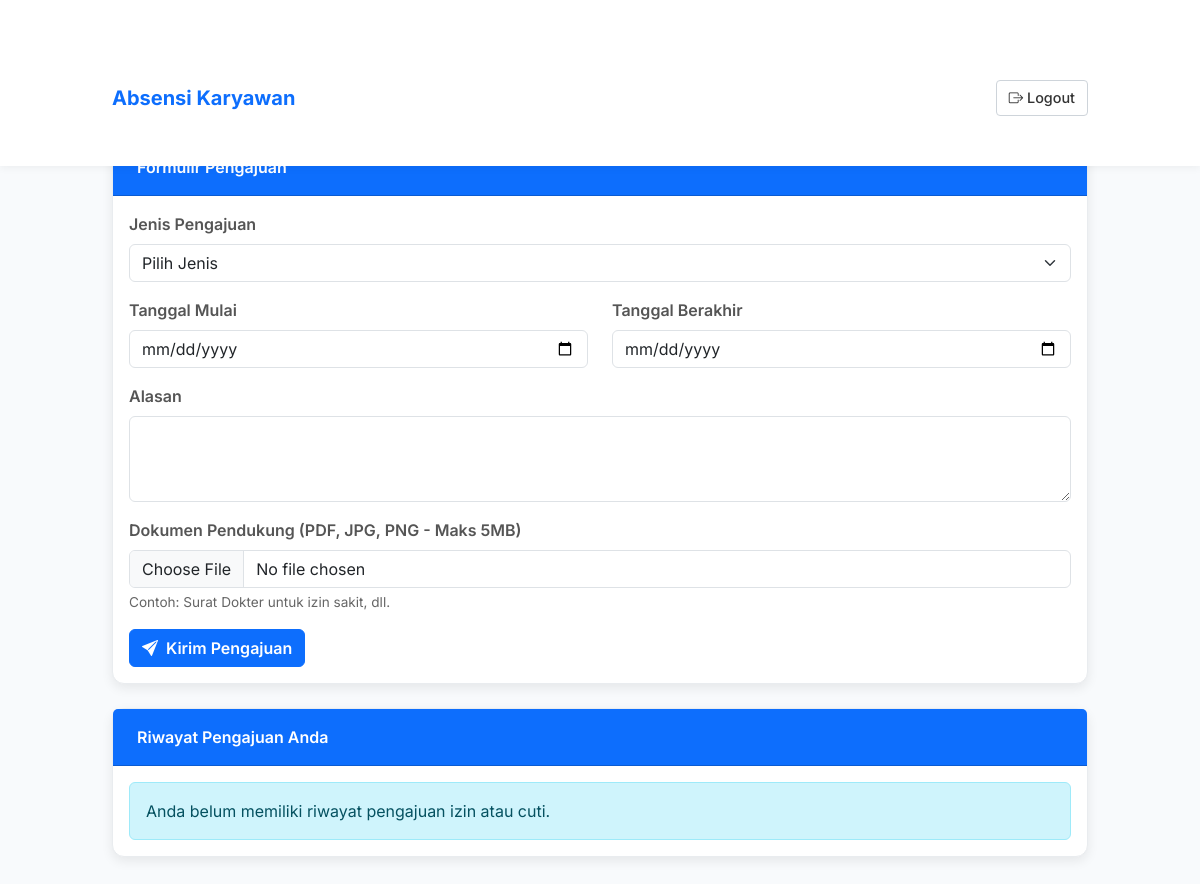
Before: /user/pengajuan_izin_cuti.php (signed in) with the older database file.
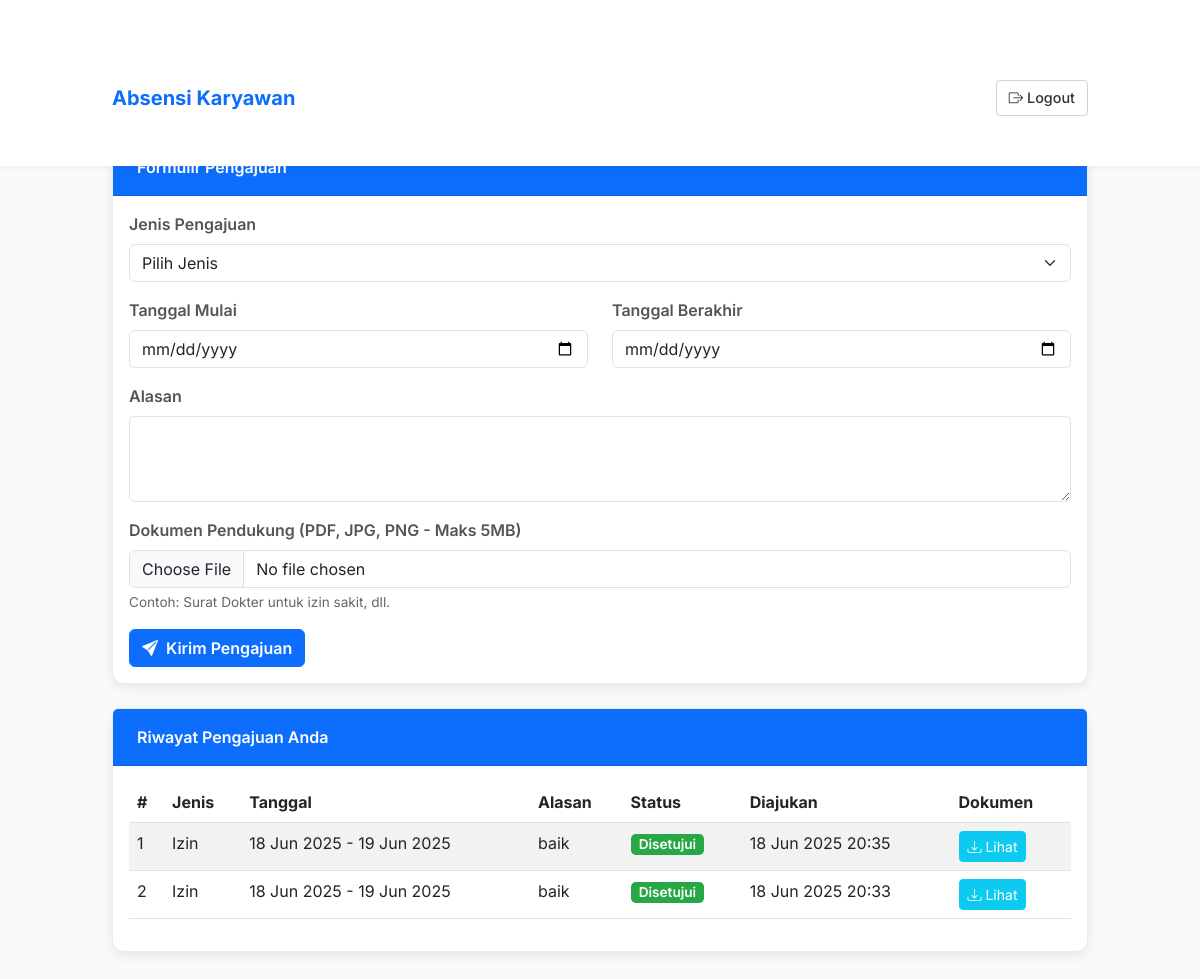
After: the same page with the newer database file.
### tables this page shows
CREATE TABLE `pengajuan_izin_cuti` (
  `id` int NOT NULL,
  `user_id` int NOT NULL,
  `jenis_pengajuan` enum('izin','cuti') NOT NULL,
  `tanggal_mulai` date NOT NULL,
  `tanggal_akhir` date NOT NULL,
  `alasan` text NOT NULL,
  `dokumen_pendukung` varchar(255) DEFAULT NULL,
  `status` enum('pending','disetujui','ditolak') NOT NULL DEFAULT 'pending',
  `tanggal_pengajuan` datetime DEFAULT CURRENT_TIMESTAMP,
  `disetujui_oleh` int DEFAULT NULL,
  `tanggal_persetujuan` datetime DEFAULT NULL,
  `catatan_admin` text
);

### includes/function.php (called while the page is built, shortened)
<?php
function get_user_leave_requests($user_id) {
    global $conn;
    $requests = [];
    $stmt = $conn->prepare("SELECT * FROM pengajuan_izin_cuti WHERE user_id = ? ORDER BY tanggal_pengajuan DESC");
    $stmt->bind_param("i", $user_id);
    $stmt->execute();
    $result = $stmt->get_result();
    while ($row = $result->fetch_assoc()) {
        $requests[] = $row;
    }
    return $requests;
}
?>

### user/pengajuan_izin_cuti.php (the view, shortened to what the changed rows need)
<?php
require '../includes/config.php';
require '../includes/function.php';
$user_id = $_SESSION['user_id'];
$riwayat_pengajuan = get_user_leave_requests($user_id);
?>
<!DOCTYPE html>
<html lang="id">
<head>
    <link href="https://cdn.jsdelivr.net/npm/bootstrap@5.3.0/dist/css/bootstrap.min.css" rel="stylesheet">
    <link href="https://cdn.jsdelivr.net/npm/bootstrap-icons@1.10.5/font/bootstrap-icons.css" rel="stylesheet">
</head>
<body>
<div class="container">
    <h2><i class="bi bi-file-earmark-text"></i> Pengajuan Izin / Cuti</h2>
    <div class="card">
        <div class="card-body">
            <?php if (empty($riwayat_pengajuan)): ?>
                <div class="alert alert-info mb-0" role="alert">
                    Anda belum memiliki riwayat pengajuan izin atau cuti.
                </div>
            <?php else: ?>
                <div class="table-responsive">
                    <table class="table table-striped table-hover">
                        <thead>
                            <tr>
                                <th scope="col">#</th>
                                <th scope="col">Jenis</th>
                                <th scope="col">Tanggal</th>
                                <th scope="col">Alasan</th>
                                <th scope="col">Status</th>
                                <th scope="col">Diajukan</th>
                                <th scope="col">Dokumen</th>
                            </tr>
                        </thead>
                        <tbody>
                            <?php $no = 1; ?>
                            <?php foreach ($riwayat_pengajuan as $req): ?>
                                <tr>
                                    <td><?= $no++ ?></td>
                                    <td><?= ucfirst($req['jenis_pengajuan']) ?></td>
                                    <td><?= date('d M Y', strtotime($req['tanggal_mulai'])) ?> - <?= date('d M Y', strtotime($req['tanggal_akhir'])) ?></td>
                                    <td><?= htmlspecialchars(substr($req['alasan'], 0, 50)) ?><?= (strlen($req['alasan']) > 50) ? '...' : '' ?></td>
                                    <td>
                                        <span class="status-badge status-badge-<?= htmlspecialchars($req['status']) ?>">
                                            <?= ucfirst($req['status']) ?>
                                        </span>
                                    </td>
                                    <td><?= date('d M Y H:i', strtotime($req['tanggal_pengajuan'])) ?></td>
                                    <td>
                                        <?php if (!empty($req['dokumen_pendukung'])): ?>
                                            <a href="../uploads/izin_cuti/<?= htmlspecialchars($req['dokumen_pendukung']) ?>" target="_blank" class="btn btn-sm btn-info text-white">
                                                <i class="bi bi-download"></i> Lihat
                                            </a>
                                        <?php else: ?>
                                            -
                                        <?php endif; ?>
                                    </td>
                                </tr>
                            <?php endforeach; ?>
                        </tbody>
                    </table>
                </div>
            <?php endif; ?>
        </div>
    </div>
</div>
</body>
</html>

Changed rows visible on the page:
added pengajuan_izin_cuti: jenis_pengajuan "Izin", tanggal_mulai "18 Jun 2025", tanggal_akhir "19 Jun 2025", alasan "baik", status "Disetujui", tanggal_pengajuan "18 Jun 2025 20:35"
added pengajuan_izin_cuti: jenis_pengajuan "Izin", tanggal_mulai "18 Jun 2025", tanggal_akhir "19 Jun 2025", alasan "baik", status "Disetujui", tanggal_pengajuan "18 Jun 2025 20:33"
Other visible differences:
text no longer shown: "Anda belum memiliki riwayat pengajuan izin atau cuti."
text now shown: "# Jenis Tanggal Alasan Status Diajukan Dokumen"
